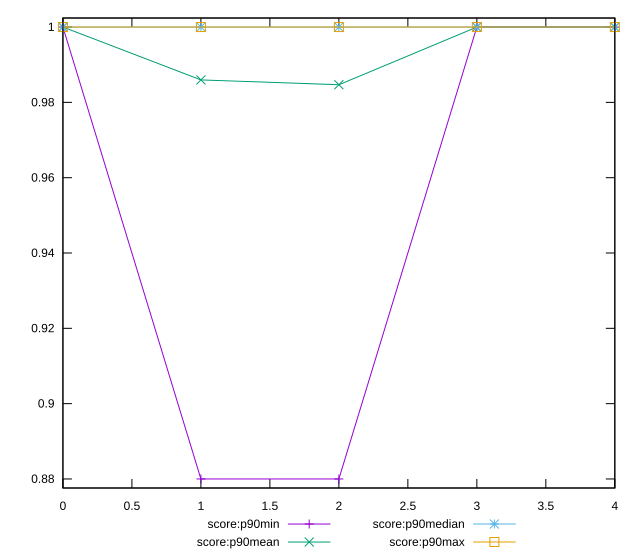

Write the gnuplot code that produced this figure.
reset

$scoreP90Min <<EOF
0 1
1 0.88
2 0.88
3 1
4 1
EOF

$scoreP90Mean <<EOF
0 1
1 0.9859574468085107
2 0.9846808510638299
3 1
4 1
EOF

$scoreP90Median <<EOF
0 1
1 1
2 1
3 1
4 1
EOF

$scoreP90Max <<EOF
0 1
1 1
2 1
3 1
4 1
EOF

set key outside below
set xrange [0:4]
set yrange [0.8776:1.0024]
set trange [0.8776:1.0024]
set terminal svg size 640, 560 enhanced background rgb 'white'
set output "report_00018_2021-02-10T15-25-16.877Z/unminified-javascript/progression/score.svg"

plot $scoreP90Min title "score:p90min" with linespoints, \
     $scoreP90Mean title "score:p90mean" with linespoints, \
     $scoreP90Median title "score:p90median" with linespoints, \
     $scoreP90Max title "score:p90max" with linespoints

reset
